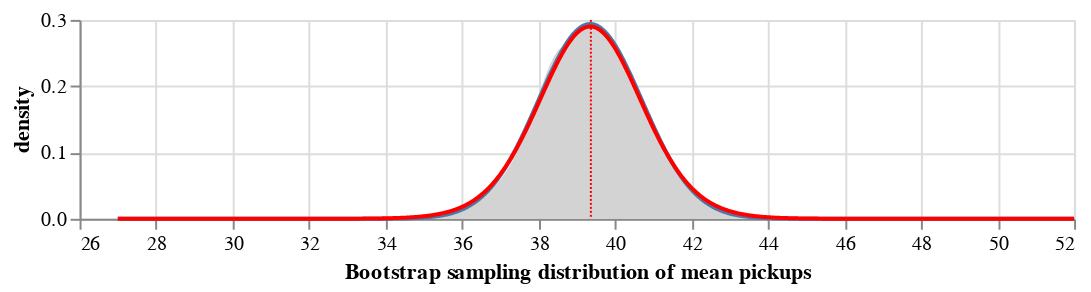

Notebook source saved alongside this figure:
### Markdown cell above
### Question 1.3.2 Visualize and compare uncertainty distributions (5 points)

Visualize all three distributions you have constructed so far in a single plot. 

Hint: if you have saved your previous plots in three separate variables and made them with different enough encodings that they can be distinguished by eye, this answer can be as simple as `pickups_bootstrap_chart + pickups_se_chart + pickups_t_chart`

### Code cell
pickups_bootstrap_chart+pickups_se_chart+pickups_t_chart
#raise NotImplementedError()

### Figure 1 — Vega-Lite specification as saved in the notebook (floating-point values rounded to 4 significant figures; data arrays with more than 128 entries replaced by an {"elided": "..."} marker saying what was removed)
{"config": {"view": {"continuousWidth": 400, "continuousHeight": 300}}, "layer": [{"mark": {"type": "area", "color": "lightgray"}, "encoding": {"x": {"type": "quantitative", "axis": {"title": "Bootstrap sampling distribution of mean pickups"}, "field": "boot_pickups"}, "y": {"type": "quantitative", "axis": {"title": "density"}, "field": "density"}}, "height": 100, "transform": [{"density": "boot_pickups", "as": ["boot_pickups", "density"]}], "width": 500}, {"mark": {"type": "rule", "color": "red", "strokeDash": [1, 1]}, "encoding": {"x": {"type": "quantitative", "aggregate": "mean", "field": "boot_pickups"}}}, {"data": {"name": "data-f576776641b9c2f63f57b28876a26a55"}, "mark": "line", "encoding": {"x": {"type": "quantitative", "field": "Normal sampling distribution of mean pickups"}, "y": {"type": "quantitative", "field": "density"}}}, {"data": {"name": "data-42a6589b8d0b3fe5c9f0b7d5a2ae90a6"}, "mark": {"type": "line", "color": "red"}, "encoding": {"x": {"type": "quantitative", "field": "T-based sampling distribution of mean pickups"}, "y": {"type": "quantitative", "field": "density"}}}], "data": {"name": "data-bb470ff22619a060179cc7bcefb9a194"}, "$schema": "https://vega.github.io/schema/vega-lite/v4.8.1.json", "datasets": {"data-bb470ff22619a060179cc7bcefb9a194": {"elided": "5000 records"}, "data-f576776641b9c2f63f57b28876a26a55": {"elided": "1001 records"}, "data-42a6589b8d0b3fe5c9f0b7d5a2ae90a6": {"elided": "1001 records"}}}
